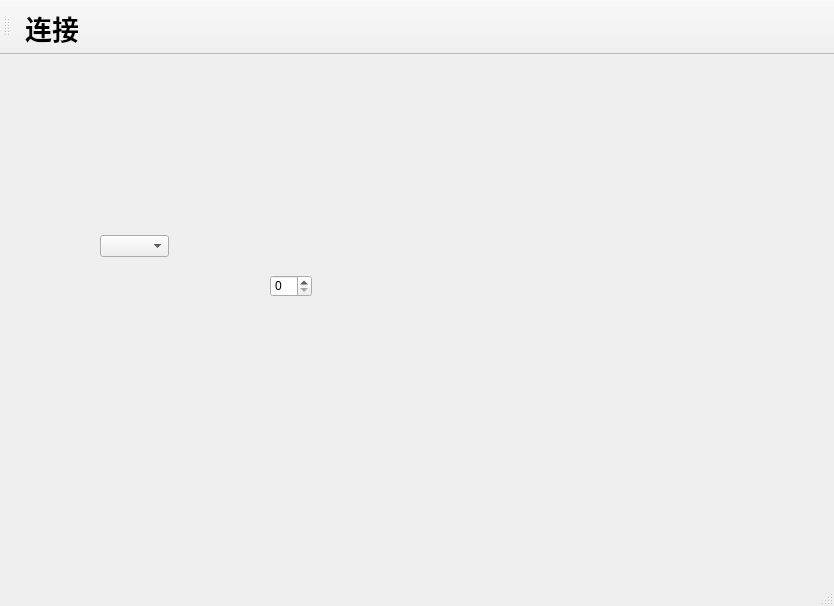
<?xml version="1.0" encoding="UTF-8"?>
<ui version="4.0">
 <class>MainWindow</class>
 <widget class="QMainWindow" name="MainWindow">
  <property name="geometry">
   <rect>
    <x>0</x>
    <y>0</y>
    <width>834</width>
    <height>606</height>
   </rect>
  </property>
  <property name="windowTitle">
   <string>MainWindow</string>
  </property>
  <widget class="QWidget" name="centralwidget">
   <widget class="QSpinBox" name="spinBoxPort">
    <property name="geometry">
     <rect>
      <x>270</x>
      <y>220</y>
      <width>42</width>
      <height>22</height>
     </rect>
    </property>
   </widget>
   <widget class="QComboBox" name="comboBoxHostIP">
    <property name="geometry">
     <rect>
      <x>100</x>
      <y>180</y>
      <width>69</width>
      <height>22</height>
     </rect>
    </property>
    <property name="editable">
     <bool>false</bool>
    </property>
   </widget>
  </widget>
  <widget class="QMenuBar" name="menubar">
   <property name="geometry">
    <rect>
     <x>0</x>
     <y>0</y>
     <width>834</width>
     <height>23</height>
    </rect>
   </property>
  </widget>
  <widget class="QStatusBar" name="statusbar"/>
  <widget class="QToolBar" name="toolBar">
   <property name="font">
    <font>
     <pointsize>20</pointsize>
     <weight>75</weight>
     <bold>true</bold>
    </font>
   </property>
   <property name="windowTitle">
    <string>toolBar</string>
   </property>
   <attribute name="toolBarArea">
    <enum>TopToolBarArea</enum>
   </attribute>
   <attribute name="toolBarBreak">
    <bool>false</bool>
   </attribute>
   <addaction name="actConnect"/>
  </widget>
  <action name="actConnect">
   <property name="checkable">
    <bool>true</bool>
   </property>
   <property name="icon">
    <iconset resource="resource.qrc">
     <normaloff>:/ico/images/network.png</normaloff>:/ico/images/network.png</iconset>
   </property>
   <property name="text">
    <string>连接</string>
   </property>
  </action>
 </widget>
 <resources>
  <include location="resource.qrc"/>
 </resources>
 <connections/>
</ui>
